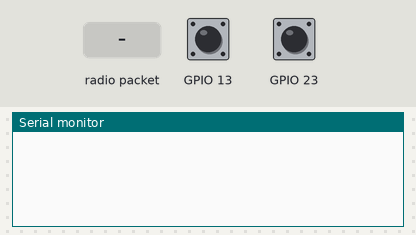
A program run on a simulated ESP32. On the bench: the last lines printed to the serial monitor. The inputs (shaded band) are chosen by the test bench; at power-on: GPIO 13 HIGH, GPIO 23 HIGH.

Above: at 0.8 s.
0.9 s: GPIO 13 pulled LOW for 0.15 s
At 2.0 s:
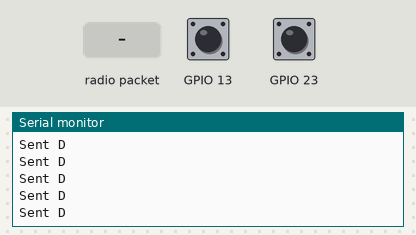
2.8 s: GPIO 23 pulled LOW for 0.15 s
At 4.4 s:
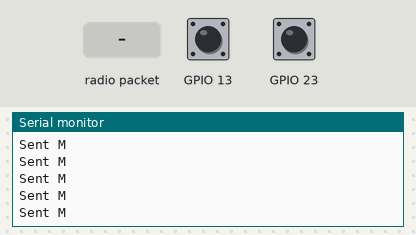
4.7 s: radio packet "1" arrives
At 5.5 s:
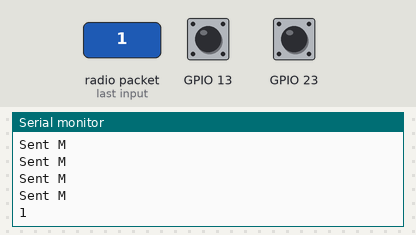
6.2 s: radio packet "0" arrives
At 6.7 s:
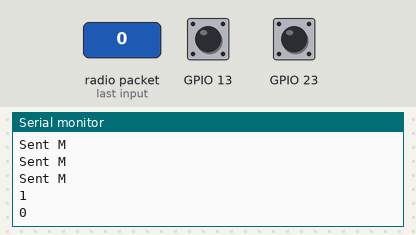

The program:

main.cpp
```cpp
#include "../lib/definitions/defs.h"
#include <Tasks.h>
#include <GNDLoRa.h>
#include <Functions.h>

TaskHandle_t ListenDownStreamTaskHandle = NULL;
TaskHandle_t DrogueInterruptTaskHandle = NULL;
TaskHandle_t MainChuteInterruptTaskHandle = NULL;

const BaseType_t pro_cpu = 0;
const BaseType_t app_cpu = 1;

void setup()
{
  initHeltecLoRa();

  setPinModes();

  // initialize core 0 tasks
  xTaskCreatePinnedToCore(ListenDownStreamTask, "ListenDownStreamTask", 3000, NULL, 1, &ListenDownStreamTaskHandle, pro_cpu);

  // initialize core 1 tasks
  xTaskCreatePinnedToCore(DrogueInterruptTask, "DrogueInterruptTask", 3000, NULL, 1, &DrogueInterruptTaskHandle, app_cpu);
  xTaskCreatePinnedToCore(MainChuteInterruptTask, "MainChuteInterruptTask", 3000, NULL, 1, &MainChuteInterruptTaskHandle, app_cpu);

  // delete setup task
  vTaskDelete(NULL);
}

void loop()
{
  // delete loop task
  vTaskDelete(NULL);
}
```

Measured:
- after the input at 0.9 s, the serial monitor: prints a new line after 0.06 s (image 1)
- after the input at 2.8 s, the serial monitor: prints a new line after 0.06 s (image 2)
- after the input at 4.7 s, the serial monitor: prints a new line at once (image 3)
- after the input at 6.2 s, the serial monitor: prints a new line at once (image 4)
